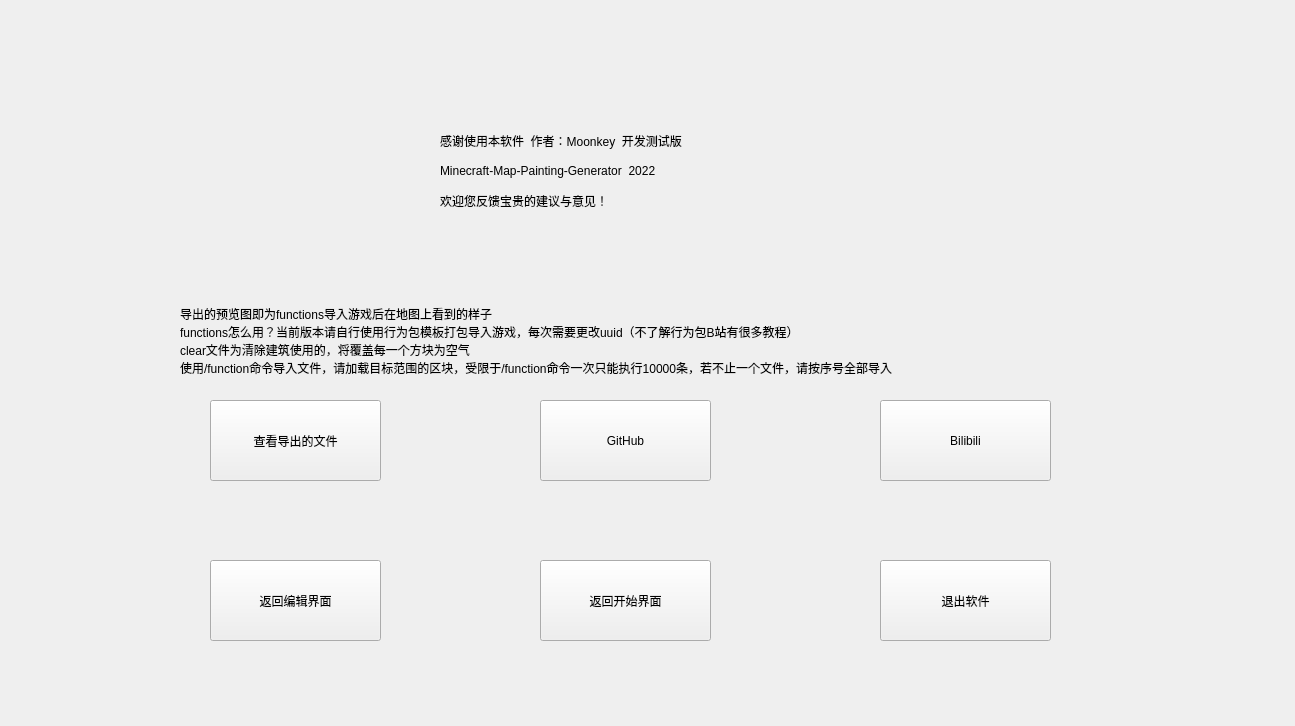
<?xml version="1.0" encoding="UTF-8"?>
<ui version="4.0">
 <class>MFinishForm</class>
 <widget class="QWidget" name="MFinishForm">
  <property name="geometry">
   <rect>
    <x>0</x>
    <y>0</y>
    <width>1295</width>
    <height>726</height>
   </rect>
  </property>
  <property name="windowTitle">
   <string>Form</string>
  </property>
  <widget class="QLabel" name="info">
   <property name="geometry">
    <rect>
     <x>440</x>
     <y>60</y>
     <width>451</width>
     <height>221</height>
    </rect>
   </property>
   <property name="text">
    <string>感谢使用本软件  作者：Moonkey  开发测试版

Minecraft-Map-Painting-Generator  2022

欢迎您反馈宝贵的建议与意见！</string>
   </property>
  </widget>
  <widget class="QToolButton" name="bilibiliButton">
   <property name="geometry">
    <rect>
     <x>880</x>
     <y>400</y>
     <width>171</width>
     <height>81</height>
    </rect>
   </property>
   <property name="text">
    <string>Bilibili</string>
   </property>
  </widget>
  <widget class="QToolButton" name="fileButton">
   <property name="geometry">
    <rect>
     <x>210</x>
     <y>400</y>
     <width>171</width>
     <height>81</height>
    </rect>
   </property>
   <property name="text">
    <string>查看导出的文件</string>
   </property>
  </widget>
  <widget class="QToolButton" name="exitButton">
   <property name="geometry">
    <rect>
     <x>880</x>
     <y>560</y>
     <width>171</width>
     <height>81</height>
    </rect>
   </property>
   <property name="text">
    <string>退出软件</string>
   </property>
  </widget>
  <widget class="QToolButton" name="githubButton">
   <property name="geometry">
    <rect>
     <x>540</x>
     <y>400</y>
     <width>171</width>
     <height>81</height>
    </rect>
   </property>
   <property name="text">
    <string>GitHub</string>
   </property>
  </widget>
  <widget class="QToolButton" name="beginButton">
   <property name="geometry">
    <rect>
     <x>540</x>
     <y>560</y>
     <width>171</width>
     <height>81</height>
    </rect>
   </property>
   <property name="text">
    <string>返回开始界面</string>
   </property>
  </widget>
  <widget class="QToolButton" name="editButton">
   <property name="geometry">
    <rect>
     <x>210</x>
     <y>560</y>
     <width>171</width>
     <height>81</height>
    </rect>
   </property>
   <property name="text">
    <string>返回编辑界面</string>
   </property>
  </widget>
  <widget class="QLabel" name="label">
   <property name="geometry">
    <rect>
     <x>180</x>
     <y>290</y>
     <width>951</width>
     <height>101</height>
    </rect>
   </property>
   <property name="text">
    <string>导出的预览图即为functions导入游戏后在地图上看到的样子
functions怎么用？当前版本请自行使用行为包模板打包导入游戏，每次需要更改uuid（不了解行为包B站有很多教程）
clear文件为清除建筑使用的，将覆盖每一个方块为空气
使用/function命令导入文件，请加载目标范围的区块，受限于/function命令一次只能执行10000条，若不止一个文件，请按序号全部导入</string>
   </property>
  </widget>
 </widget>
 <resources/>
 <connections/>
</ui>
